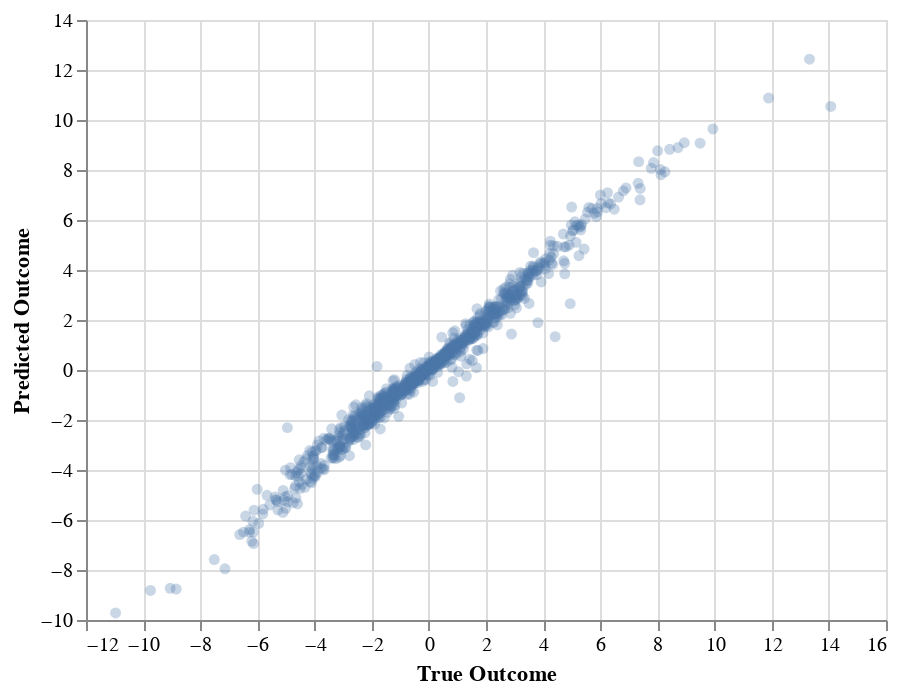

The code cell stored with this chart in its notebook:
### Code cell
df = pd.DataFrame({
    'Predicted Outcome': y_test_pred[:, 0],
    'True Outcome': y_test
})
alt.Chart(df).mark_point(filled=True, opacity=0.3).encode(
    alt.X('True Outcome:Q'),
    alt.Y('Predicted Outcome:Q')
)

### Figure 1 — Vega-Lite specification as saved in the notebook (floating-point values rounded to 4 significant figures; data arrays with more than 128 entries replaced by an {"elided": "..."} marker saying what was removed)
{"config": {"view": {"continuousWidth": 400, "continuousHeight": 300}}, "data": {"name": "data-8bfca7c1669bcb1bc6e604fb93d23769"}, "mark": {"type": "point", "filled": true, "opacity": 0.3}, "encoding": {"x": {"type": "quantitative", "field": "True Outcome"}, "y": {"type": "quantitative", "field": "Predicted Outcome"}}, "$schema": "https://vega.github.io/schema/vega-lite/v4.0.0.json", "datasets": {"data-8bfca7c1669bcb1bc6e604fb93d23769": {"elided": "1000 records"}}}
